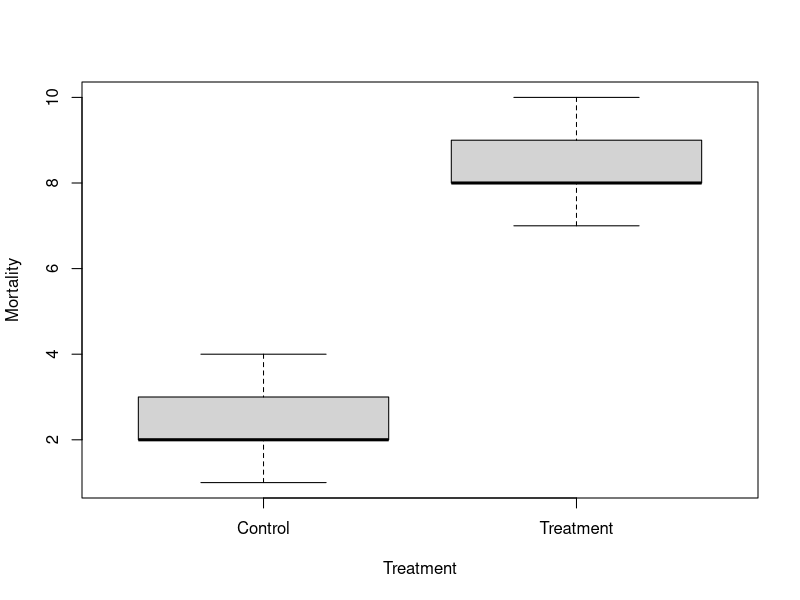
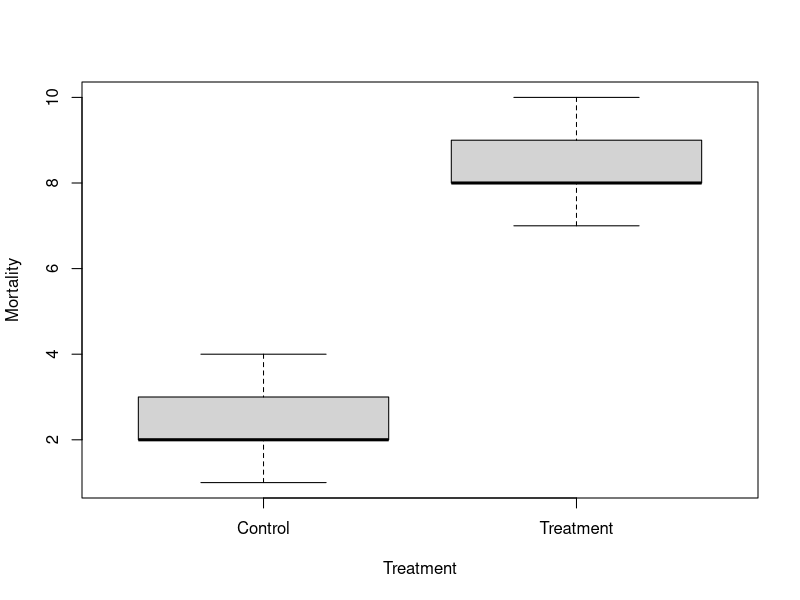

The R script that drew these images, in order:
# ============================================================
# ENTO 8030 - Applied Statistics
# Discussion 01
#
# GitHub, R Projects, and Getting Help in R
# ============================================================


# ------------------------------------------------------------
# 1. R Projects and Working Directories
# ------------------------------------------------------------

# Where does R think we are?
getwd()

# What files and folders are in our project?
list.files()

# What files are contained within those folders?
list.files(recursive = TRUE)


# ------------------------------------------------------------
# 2. Import Data
# ------------------------------------------------------------

dat <- read.csv("data/week01_example.csv")


# ------------------------------------------------------------
# 3. Examine the Data
# ------------------------------------------------------------

dat

head(dat)

str(dat)

summary(dat)


# ------------------------------------------------------------
# 4. Create Output Directories
# ------------------------------------------------------------

dir.create(
  "output/figures",
  recursive = TRUE,
  showWarnings = FALSE
)

dir.create(
  "output/tables",
  recursive = TRUE,
  showWarnings = FALSE
)

# ------------------------------------------------------------
# 5. Working with Objects
# ------------------------------------------------------------

# Examine one variable
dat$Mortality

# Calculate its mean
mean(dat$Mortality)

# Calculate the standard deviation
sd(dat$Mortality)

# Calculate treatment means
aggregate(
  Mortality ~ Treatment,
  data = dat,
  FUN = mean
)


# ------------------------------------------------------------
# 6. Getting Help in R
# What if I don't know how mean() works?
# ------------------------------------------------------------

?mean

help(mean)

args(mean)

example(mean)

mean(c(1, 2, NA, 4))

# How would we figure out how to calculate this mean while ignoring the missing value?


mean(c(1, 2, NA, 4), na.rm = TRUE)


# Package Help

help(package = "stats")

vignette(package = "ggplot2")

# R and its packages come with documentation. Searching Google or asking AI should not automatically be your first response when you don't recognize a function.

# ------------------------------------------------------------
# 7. Create a Figure
# ------------------------------------------------------------

boxplot(
  Mortality ~ Treatment,
  data = dat,
  xlab = "Treatment",
  ylab = "Mortality"
)

# Save the figure

png(
  "output/figures/week01_mortality.png",
  width = 800,
  height = 600
)

boxplot(
  Mortality ~ Treatment,
  data = dat,
  xlab = "Treatment",
  ylab = "Mortality"
)

dev.off()

list.files(recursive = TRUE)


# Git commit language
# In the Git pane you can review the files in the repository
# You can select the file you want to stage, click "Commit" and potentially include a message describing the commit
